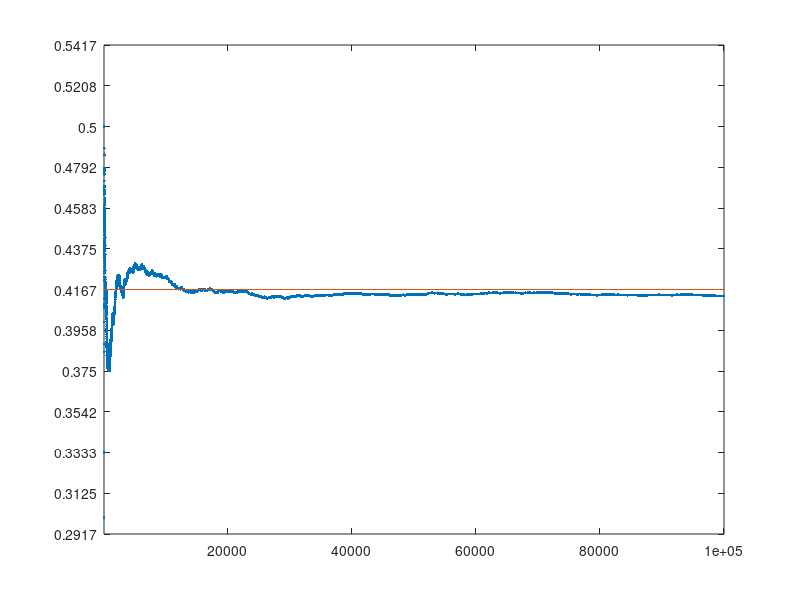

Write the MATLAB code that produced this figure. (Note: this script raises an error after producing the figure.)
% exercise 3.3

clc; clear; clf;

% exact computations
% by hand: 6->#5, 5->#4,...,2->#1  ---> 15 different outcomes -> 15/36
p_hand=15/36;
% by computer:
tmp=(1:6)-(1:6)';
p_comp=sum(tmp(:)>0)/36;
assert(p_hand==p_comp);

% approximate computation
% by simulation:
N=100000;
tmp=randi(6,N,2);
sim=cumsum(tmp(:,1)>tmp(:,2))./(1:N)';

% plot the results (getting a taste of the asymptotic behaviour)
plot(1:N, sim, ".",[1,N],[p_hand, p_hand]);
axis([1,N,0.7*p_hand, 1.3*p_hand]);
yt=(0.7:0.05:1.3)*p_hand;
yticks(yt);
text(N,p_hand,"  p="+strip(string(rats(p_hand))));
legend(["simulation", "theoretical"],"Location","northeastoutside");
title("exercise 3.2 two dice\n the first > second");
